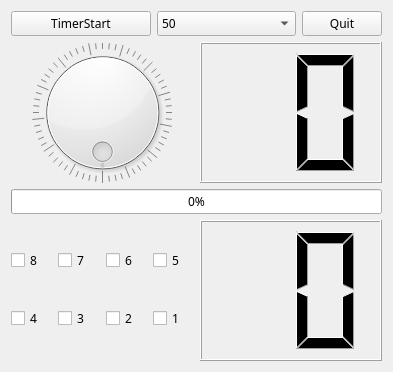
<?xml version="1.0" encoding="UTF-8"?>
<ui version="4.0">
 <class>Tab1DeviceControl</class>
 <widget class="QWidget" name="Tab1DeviceControl">
  <property name="geometry">
   <rect>
    <x>0</x>
    <y>0</y>
    <width>393</width>
    <height>372</height>
   </rect>
  </property>
  <property name="font">
   <font>
    <family>Adwaita Sans</family>
    <bold>false</bold>
   </font>
  </property>
  <property name="windowTitle">
   <string>Form</string>
  </property>
  <layout class="QVBoxLayout" name="verticalLayout_2">
   <item>
    <layout class="QVBoxLayout" name="verticalLayout" stretch="1,4,1,4">
     <item>
      <layout class="QHBoxLayout" name="horizontalLayout" stretch="2,2,1">
       <item>
        <widget class="QPushButton" name="p_PB_TimerStart">
         <property name="text">
          <string>TimerStart</string>
         </property>
         <property name="checkable">
          <bool>true</bool>
         </property>
        </widget>
       </item>
       <item>
        <widget class="QComboBox" name="p_CB_TimerValue">
         <item>
          <property name="text">
           <string>50</string>
          </property>
         </item>
         <item>
          <property name="text">
           <string>100</string>
          </property>
         </item>
         <item>
          <property name="text">
           <string>500</string>
          </property>
         </item>
         <item>
          <property name="text">
           <string>1000</string>
          </property>
         </item>
        </widget>
       </item>
       <item>
        <widget class="QPushButton" name="p_PB_Quit">
         <property name="text">
          <string>Quit</string>
         </property>
        </widget>
       </item>
      </layout>
     </item>
     <item>
      <layout class="QHBoxLayout" name="horizontalLayout_2" stretch="1,1">
       <item>
        <widget class="QDial" name="p_dialLed">
         <property name="maximum">
          <number>255</number>
         </property>
         <property name="wrapping">
          <bool>true</bool>
         </property>
         <property name="notchesVisible">
          <bool>true</bool>
         </property>
        </widget>
       </item>
       <item>
        <widget class="QLCDNumber" name="p_lcdNumber">
         <property name="digitCount">
          <number>2</number>
         </property>
         <property name="mode">
          <enum>QLCDNumber::Mode::Hex</enum>
         </property>
        </widget>
       </item>
      </layout>
     </item>
     <item>
      <layout class="QHBoxLayout" name="horizontalLayout_3">
       <item>
        <widget class="QProgressBar" name="p_progressBarLed">
         <property name="maximum">
          <number>255</number>
         </property>
         <property name="value">
          <number>0</number>
         </property>
        </widget>
       </item>
      </layout>
     </item>
     <item>
      <layout class="QHBoxLayout" name="horizontalLayout_4" stretch="1,1">
       <item>
        <layout class="QGridLayout" name="gridLayout">
         <item row="0" column="0">
          <widget class="QCheckBox" name="p_checkBox_8">
           <property name="text">
            <string>8</string>
           </property>
          </widget>
         </item>
         <item row="0" column="1">
          <widget class="QCheckBox" name="p_checkBox_7">
           <property name="text">
            <string>7</string>
           </property>
          </widget>
         </item>
         <item row="0" column="2">
          <widget class="QCheckBox" name="p_checkBox_6">
           <property name="text">
            <string>6</string>
           </property>
          </widget>
         </item>
         <item row="0" column="3">
          <widget class="QCheckBox" name="p_checkBox_5">
           <property name="text">
            <string>5</string>
           </property>
          </widget>
         </item>
         <item row="1" column="0">
          <widget class="QCheckBox" name="p_checkBox_4">
           <property name="text">
            <string>4</string>
           </property>
          </widget>
         </item>
         <item row="1" column="1">
          <widget class="QCheckBox" name="p_checkBox_3">
           <property name="text">
            <string>3</string>
           </property>
          </widget>
         </item>
         <item row="1" column="2">
          <widget class="QCheckBox" name="p_checkBox_2">
           <property name="text">
            <string>2</string>
           </property>
          </widget>
         </item>
         <item row="1" column="3">
          <widget class="QCheckBox" name="p_checkBox_1">
           <property name="text">
            <string>1</string>
           </property>
          </widget>
         </item>
        </layout>
       </item>
       <item>
        <widget class="QLCDNumber" name="p_lcdNumber_key">
         <property name="digitCount">
          <number>2</number>
         </property>
         <property name="mode">
          <enum>QLCDNumber::Mode::Hex</enum>
         </property>
        </widget>
       </item>
      </layout>
     </item>
    </layout>
   </item>
  </layout>
 </widget>
 <resources/>
 <connections>
  <connection>
   <sender>p_dialLed</sender>
   <signal>valueChanged(int)</signal>
   <receiver>p_progressBarLed</receiver>
   <slot>setValue(int)</slot>
   <hints>
    <hint type="sourcelabel">
     <x>124</x>
     <y>193</y>
    </hint>
    <hint type="destinationlabel">
     <x>125</x>
     <y>278</y>
    </hint>
   </hints>
  </connection>
  <connection>
   <sender>p_dialLed</sender>
   <signal>valueChanged(int)</signal>
   <receiver>p_lcdNumber</receiver>
   <slot>display(int)</slot>
   <hints>
    <hint type="sourcelabel">
     <x>161</x>
     <y>174</y>
    </hint>
    <hint type="destinationlabel">
     <x>259</x>
     <y>184</y>
    </hint>
   </hints>
  </connection>
 </connections>
</ui>
